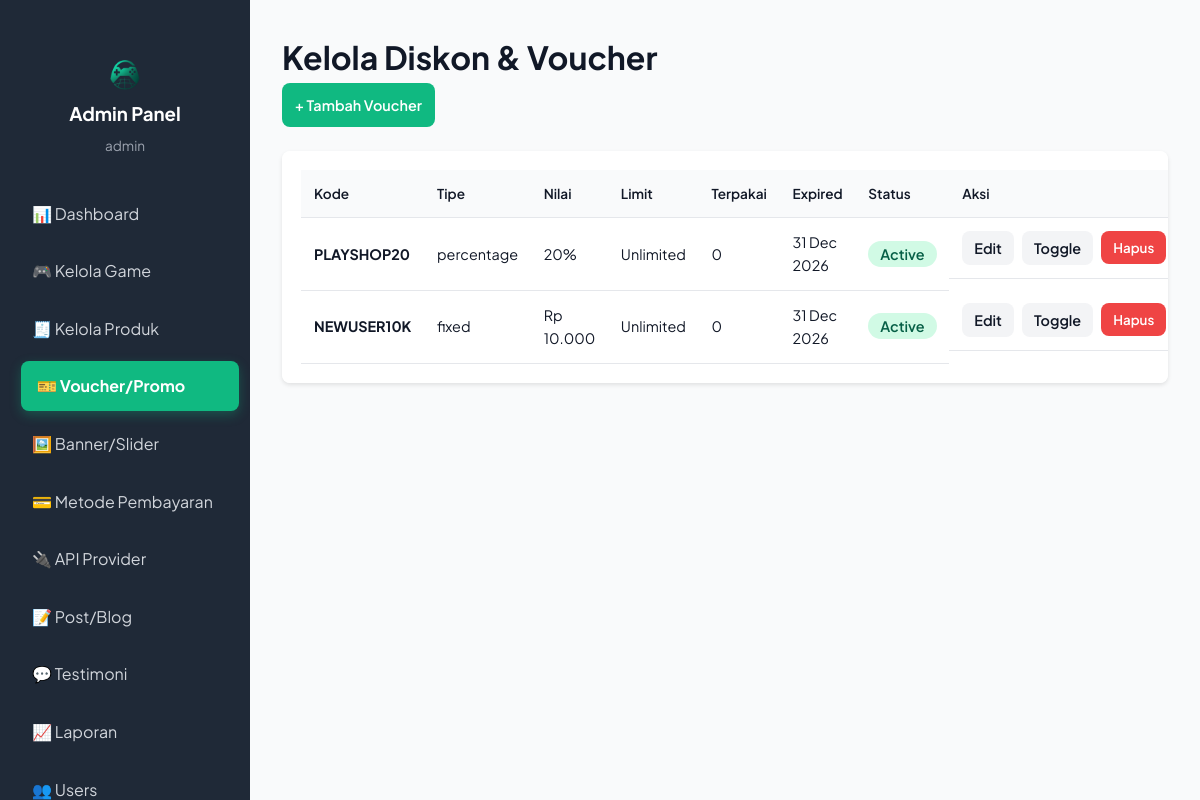
Page /admin/discounts.php (signed in) on the committed database.
### tables this page shows
CREATE TABLE IF NOT EXISTS vouchers (
  id INT PRIMARY KEY AUTO_INCREMENT,
  code VARCHAR(50) NOT NULL UNIQUE,
  type ENUM('percentage','fixed') NOT NULL DEFAULT 'percentage',
  amount INT NOT NULL DEFAULT 0,
  description VARCHAR(255) NOT NULL,
  expired_date DATE NULL,
  status ENUM('active','inactive') NOT NULL DEFAULT 'active',
  usage_limit INT NULL DEFAULT NULL,
  used_count INT NOT NULL DEFAULT 0,
  created_at TIMESTAMP DEFAULT CURRENT_TIMESTAMP,
  updated_at TIMESTAMP DEFAULT CURRENT_TIMESTAMP ON UPDATE CURRENT_TIMESTAMP
);

### admin/discounts.php (the view, shortened to what this page needs)
<?php
require_once '../config/database.php';
$vouchers = $pdo->query("SELECT * FROM vouchers ORDER BY created_at DESC")->fetchAll(PDO::FETCH_ASSOC);
?>
<!DOCTYPE html>
<html lang="id">
<head>
    <link rel="stylesheet" href="../css/style.css">
    <link rel="stylesheet" href="../css/mobile-optimization.css">
</head>
<body>
    <div class="admin-layout">
        <?php include 'sidebar.php'; ?>
        <main class="main-content">
            <div class="content-header">
                <h1>Kelola Diskon & Voucher</h1>
                <button onclick="openAddModal()" class="btn-primary">+ Tambah Voucher</button>
            </div>
            <div class="table-container">
                <table class="data-table">
                    <thead>
                        <tr>
                            <th>Kode</th>
                            <th>Tipe</th>
                            <th>Nilai</th>
                            <th>Limit</th>
                            <th>Terpakai</th>
                            <th>Expired</th>
                            <th>Status</th>
                            <th>Aksi</th>
                        </tr>
                    </thead>
                    <tbody>
                        <?php foreach($vouchers as $v): ?>
                        <tr>
                            <td><strong><?php echo htmlspecialchars($v['code']); ?></strong></td>
                            <td><?php echo htmlspecialchars($v['type']); ?></td>
                            <td>
                                <?php if($v['type'] === 'percentage'): ?>
                                    <?php echo (int)$v['amount']; ?>%
                                <?php else: ?>
                                    Rp <?php echo number_format((int)$v['amount'], 0, ',', '.'); ?>
                                <?php endif; ?>
                            </td>
                            <td><?php echo ($v['usage_limit'] === null) ? 'Unlimited' : (int)$v['usage_limit']; ?></td>
                            <td><?php echo (int)$v['used_count']; ?></td>
                            <td><?php echo empty($v['expired_date']) ? '-' : date('d M Y', strtotime($v['expired_date'])); ?></td>
                            <td>
                                <span class="status-badge <?php echo ($v['status'] === 'active') ? 'success' : 'failed'; ?>">
                                    <?php echo ucfirst($v['status']); ?>
                                </span>
                            </td>
                            <td style="display:flex; gap: 8px;">
                                <button type="button" class="btn-secondary" style="padding: 8px 12px;" onclick='openEditModal(<?php echo json_encode([
                                    "id" => (int)$v["id"],
                                    "code" => (string)$v["code"],
                                    "type" => (string)$v["type"],
                                    "amount" => (int)$v["amount"],
                                    "description" => (string)$v["description"],
                                    "expired_date" => (string)($v["expired_date"] ?? ""),
                                    "usage_limit" => $v["usage_limit"],
                                    "status" => (string)$v["status"],
                                ], JSON_UNESCAPED_UNICODE); ?>)'>Edit</button>
                                <form method="POST" style="display:inline;">
                                    <button type="submit" class="btn-secondary" style="padding: 8px 12px;">Toggle</button>
                                </form>
                                <form method="POST" style="display:inline;" onsubmit="return confirm('Yakin hapus voucher ini?')">
                                    <button type="submit" class="btn-danger-small">Hapus</button>
                                </form>
                            </td>
                        </tr>
                        <?php endforeach; ?>
                    </tbody>
                </table>
            </div>
        </main>
    </div>
</body>
</html>

### rows in the picture
vouchers: code "PLAYSHOP20", type "percentage", amount "20", shows "Unlimited", used_count "0", expired_date "31 Dec 2026", status "Active"
vouchers: code "NEWUSER10K", type "fixed", amount "10.000", shows "Unlimited", used_count "0", expired_date "31 Dec 2026", status "Active"

### other values in the picture
$_SESSION['admin_username'] "admin"
